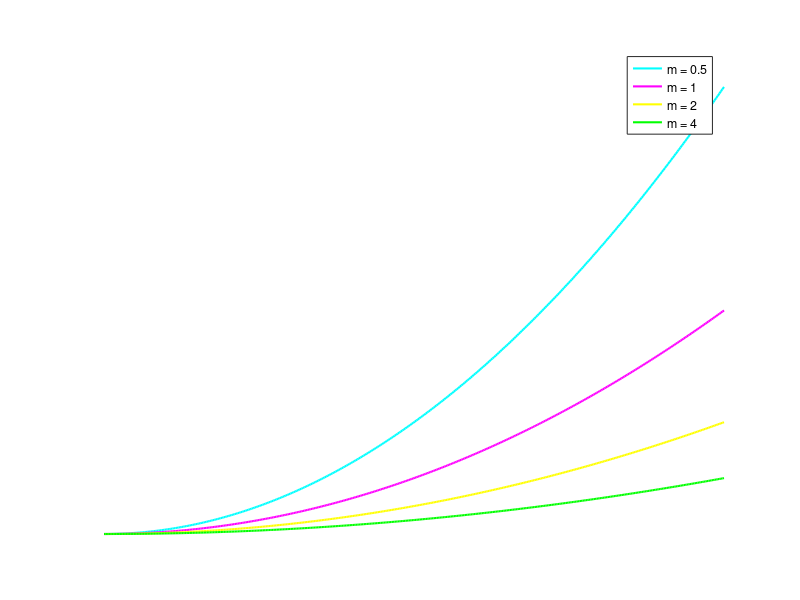

This chart was generated by the following MATLAB code:
% --- 1. The Physics Engine: sum(F) = m * d2r/dt2  ->  a = F / m ---
% state s = [x; y; vx; vy];  d(s)/dt = [v; F/m]

% --- 2. Initial Conditions: the SAME force on four different masses ---
F = [0; 2];                                        % constant net force (N)
masses = [0.5 1.0 2.0 4.0];
s0 = [0; 0; 1; 0];                                 % start at the origin moving in +x
tspan = linspace(0, 4, 400);
opts = odeset('RelTol', 1e-10, 'AbsTol', 1e-12);
colors = {'c', 'm', 'y', 'g'};

% --- 3. Integrate and compare with the exact result r = r0 + v0 t + (F/2m) t^2 ---
figure('Color', 'k'); hold on;
for i = 1:numel(masses)
    m = masses(i);
    [t, S] = ode45(@(t, s) [s(3:4); F / m], tspan, s0, opts);
    exact_y = 0.5 * (F(2) / m) * t.^2;
    fprintf('m = %3.1f   max error vs exact = %.2e\n', m, max(abs(S(:, 2) - exact_y)));
    plot(S(:, 1), S(:, 2), colors{i}, 'LineWidth', 1.5, 'DisplayName', sprintf('m = %g', m));
end
set(gca, 'Color', 'k', 'XColor', 'w', 'YColor', 'w');
title('Same force, different mass: heavier bodies curve less', 'Color', 'w');
legend('Location', 'best');
